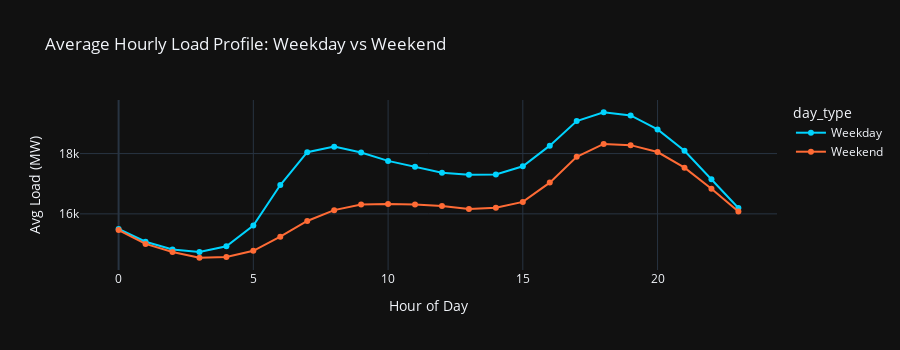

The notebook cell saved with this chart:
### Markdown cell above
### 2c. Hourly load profile — the "duck curve" pattern

The average load by hour of day reveals the classic electricity demand shape: overnight trough, morning ramp, mid-day plateau, evening peak.

### Code cell
df_system['hour']       = df_system['timestamp'].dt.hour
df_system['day_of_week']= df_system['timestamp'].dt.day_name()
df_system['month']      = df_system['timestamp'].dt.month
df_system['is_weekend'] = df_system['timestamp'].dt.dayofweek >= 5

hourly_profile = (
    df_system
    .groupby(['hour', 'is_weekend'])['total_load_mw']
    .mean()
    .reset_index()
)
hourly_profile['day_type'] = hourly_profile['is_weekend'].map({True: 'Weekend', False: 'Weekday'})

fig = px.line(
    hourly_profile,
    x='hour', y='total_load_mw',
    color='day_type',
    title='Average Hourly Load Profile: Weekday vs Weekend',
    labels={'total_load_mw': 'Avg Load (MW)', 'hour': 'Hour of Day'},
    color_discrete_map={'Weekday': '#00d4ff', 'Weekend': '#ff6b35'},
    template='plotly_dark',
    markers=True
)
fig.update_layout(height=350)
fig.show()

### Figure 1 — Plotly figure (JSON) as saved in the notebook; plotly's stock layout.template omitted (floating-point values rounded to 4 significant figures)
{"data": [{"hovertemplate": "day_type=Weekday<br>Hour of Day=%{x}<br>Avg Load (MW)=%{y}<extra></extra>", "legendgroup": "Weekday", "line": {"color": "#00d4ff", "dash": "solid"}, "marker": {"symbol": "circle"}, "mode": "lines+markers", "name": "Weekday", "orientation": "v", "showlegend": true, "type": "scatter", "x": [0, 1, 2, 3, 4, 5, 6, 7, 8, 9, 10, 11, 12, 13, 14, 15, 16, 17, 18, 19, 20, 21, 22, 23], "xaxis": "x", "y": [15500.0, 15080.0, 14820.0, 14740.0, 14920.0, 15610.0, 16960.0, 18050.0, 18230.0, 18030.0, 17760.0, 17560.0, 17360.0, 17300.0, 17310.0, 17580.0, 18260.0, 19080.0, 19370.0, 19270.0, 18800.0, 18090.0, 17150.0, 16190.0], "yaxis": "y"}, {"hovertemplate": "day_type=Weekend<br>Hour of Day=%{x}<br>Avg Load (MW)=%{y}<extra></extra>", "legendgroup": "Weekend", "line": {"color": "#ff6b35", "dash": "solid"}, "marker": {"symbol": "circle"}, "mode": "lines+markers", "name": "Weekend", "orientation": "v", "showlegend": true, "type": "scatter", "x": [0, 1, 2, 3, 4, 5, 6, 7, 8, 9, 10, 11, 12, 13, 14, 15, 16, 17, 18, 19, 20, 21, 22, 23], "xaxis": "x", "y": [15460.0, 15000.0, 14740.0, 14540.0, 14570.0, 14770.0, 15240.0, 15770.0, 16120.0, 16310.0, 16330.0, 16310.0, 16260.0, 16160.0, 16200.0, 16400.0, 17040.0, 17890.0, 18320.0, 18280.0, 18050.0, 17530.0, 16830.0, 16080.0], "yaxis": "y"}], "layout": {"height": 350, "legend": {"title": {"text": "day_type"}, "tracegroupgap": 0}, "title": {"text": "Average Hourly Load Profile: Weekday vs Weekend"}, "xaxis": {"anchor": "y", "domain": [0, 1], "title": {"text": "Hour of Day"}}, "yaxis": {"anchor": "x", "domain": [0, 1], "title": {"text": "Avg Load (MW)"}}}}
